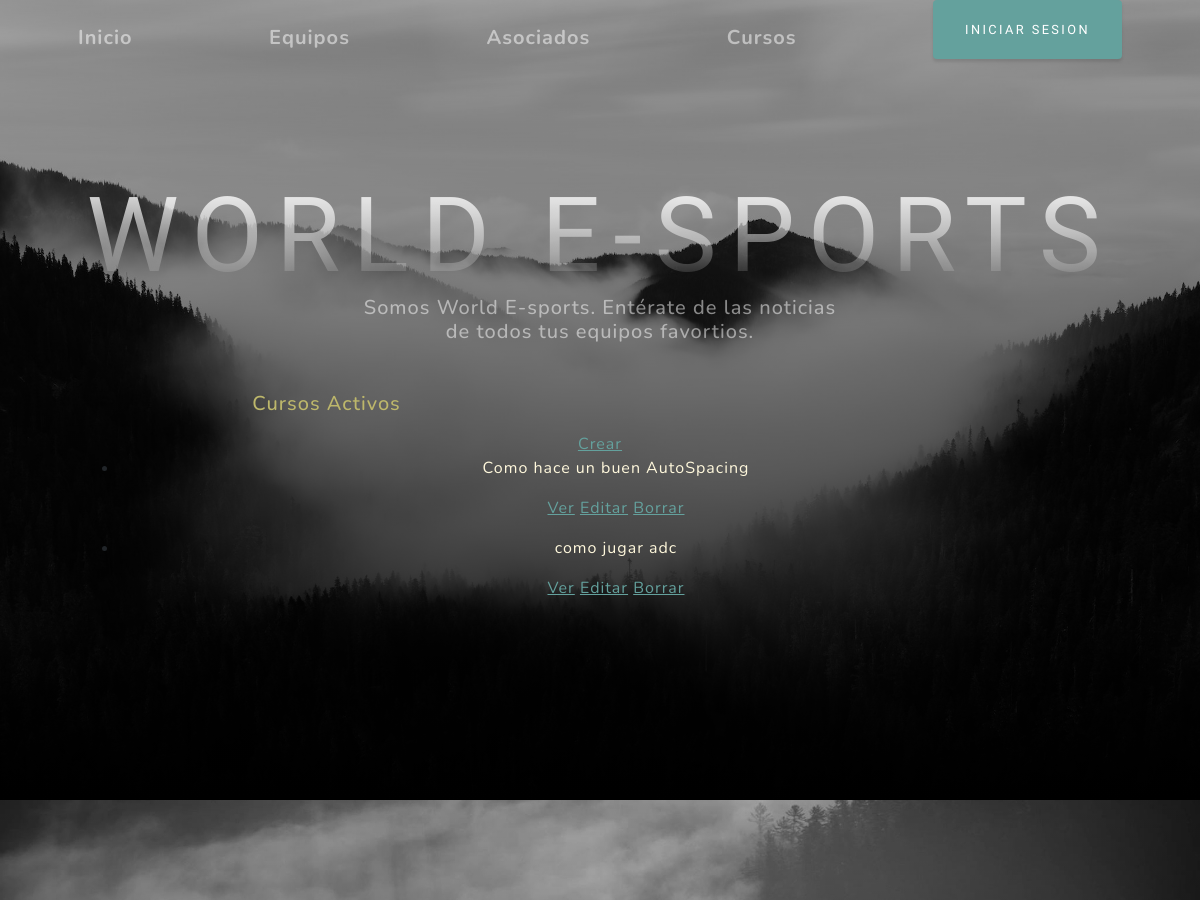
/AppWb/curso/list (upper part), run on an earlier commit of the app's database.
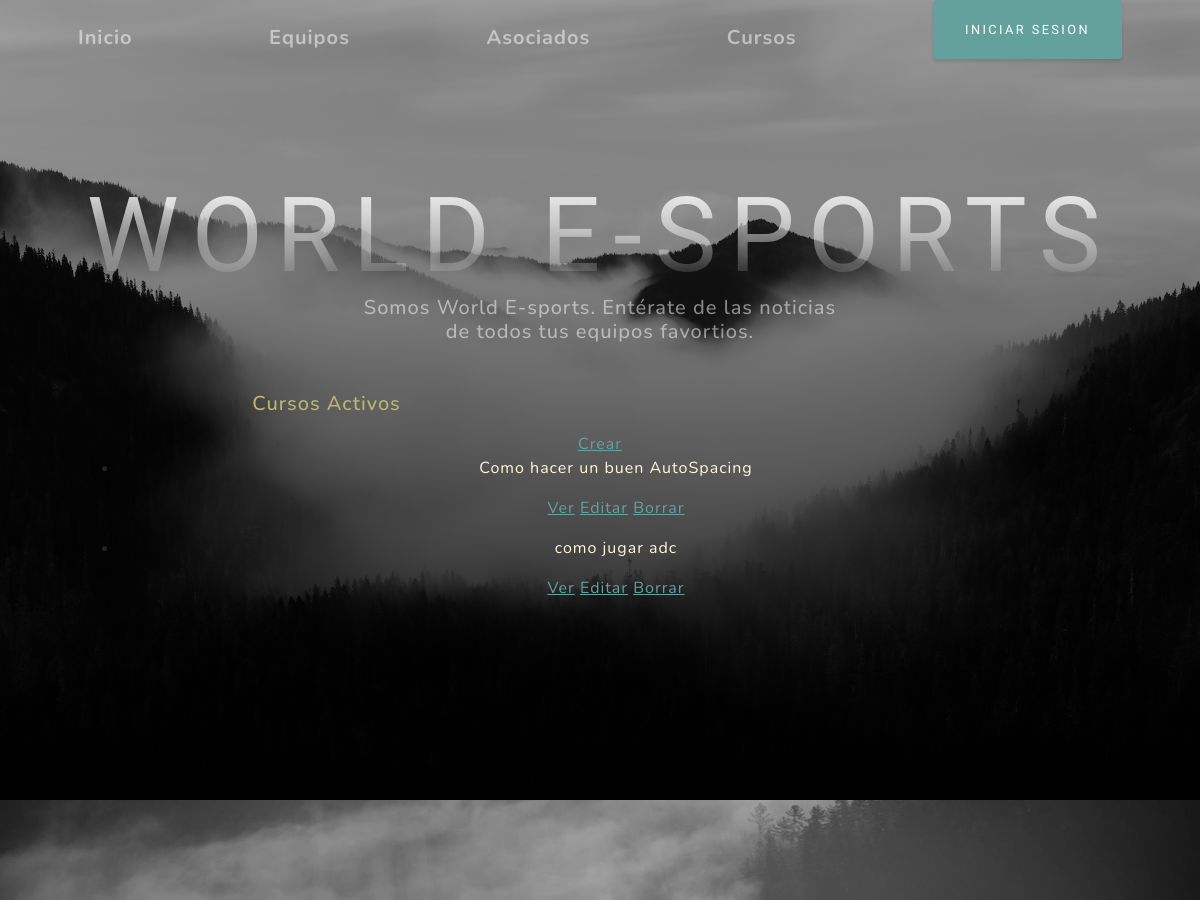
And on a later commit of the database.
### AppWb/models.py (models this page shows, shortened)
class Cursos(models.Model):
    nombre = models.CharField(max_length=70)
    jugadorpro = models.CharField(max_length=70)
    duracion = models.CharField(max_length=50)

### AppWb/views.py (the view)
# urls.py: path('curso/list', views.CursosList.as_view(), name='List'),
class CursosList( ListView):
    model = Cursos
    template_name = 'AppWb/curso_list.html'

### AppWb/Templates/AppWb/cursos_list.html (shortened to what this page needs)
{% extends  'AppWb/padre.html' %}
{% block contenidoQ2cambia %}
</head>
<body>
    <H2><p style='color:darkkhaki'> Cursos Activos </p></H2>
    <a href="{% url 'New'%}">Crear</a>
    <ul>
        {% for cursos in object_list %}
            <li>
                <p style="color:cornsilk">{{cursos.nombre}} </p>
                <p>
                    <a href="{% url 'Detail' cursos.id %}">Ver</a>
                    <a href="{% url 'Edit' cursos.id %}">Editar</a>
                    <a href="{% url 'Delete' cursos.id %}">Borrar</a>
                </p>
            </li>
        {% endfor %}
    </ul>
    {% endblock %}

What changed in the data, as far as the page shows it:
changed Cursos: nombre "Como hace un buen AutoSpacing" → "Como hacer un buen AutoSpacing"
